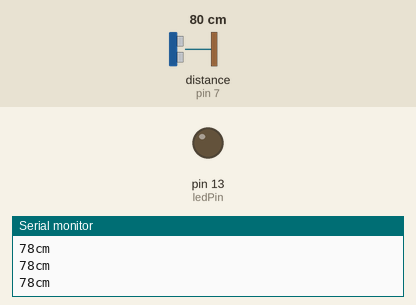
A sketch run on a simulated Arduino Uno, built with avr-gcc and run on an emulated ATmega328P. On the bench: output pins drawn as LEDs (lit = HIGH), the last lines printed to the serial monitor. Wiring (inferred from the names in the program): ultrasonic range finder: trigger pin 8; echo pin 7. Inputs (shaded band) come from the test bench; at power-on: distance to the obstacle (sensor on pin 7) 80 cm. The echo pulse lasts 58.3 µs per cm; pins used as bus, display or sensor lines are not drawn.

Above: at 1.2 s.
1.3 s: distance to the obstacle (sensor on pin 7) set to 13 cm
4.3 s: distance to the obstacle (sensor on pin 7) set to 10 cm
At 5.7 s:
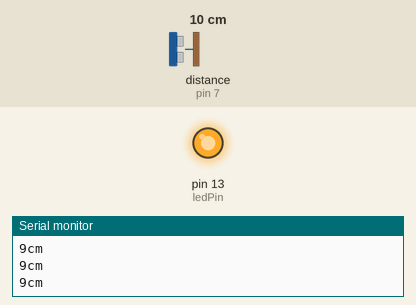
6.0 s: distance to the obstacle (sensor on pin 7) set to 18 cm
At 7.2 s:
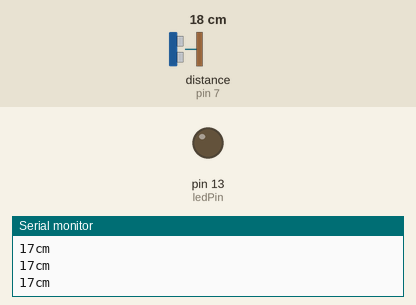
7.5 s: distance to the obstacle (sensor on pin 7) set to 2 cm
At 8.8 s:
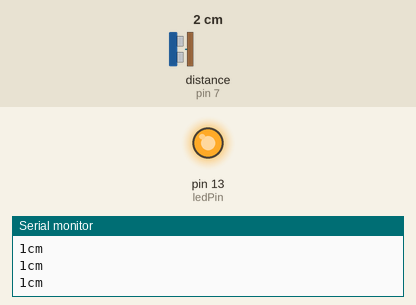
Timing chart, 0 to 10.0 s (numbered marks = the images above; inputs shaded):
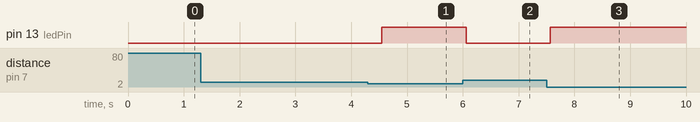

Measured:
- the behaviour switches between 12 and 11 cm on distance to the obstacle (sensor on pin 7) (found by bisection; images 0 and 1)
- after the input at 4.3 s, pin 13 (ledPin): LOW → HIGH after 0.25 s
- after the input at 6.0 s, pin 13 (ledPin): HIGH → LOW after 0.06 s
- after the input at 7.5 s, pin 13 (ledPin): LOW → HIGH after 0.07 s

The sketch:

51-detektor-rastojanja-led.ino
```cpp
// potrebno je uključiti i napajanje i uzemljenje u senzor
int echoPin = 7;
int trigPin = 8;
int ledPin = 13;
long duration, cm;

void setup() {
  Serial.begin(9600);
  pinMode(trigPin, OUTPUT);
  pinMode(echoPin, INPUT);
  pinMode(ledPin, OUTPUT);
}

void loop() {
  digitalWrite(trigPin, LOW);
  delayMicroseconds(5);
  digitalWrite(trigPin, HIGH);
  delayMicroseconds(10);
  digitalWrite(trigPin, LOW);

  duration = pulseIn(echoPin, HIGH); // da ode i da se vrati
  cm = (duration * 0.034) / 2;

  if (cm <= 10) {
    digitalWrite(ledPin, HIGH);
  } else {
    digitalWrite(ledPin, LOW);
  }
  Serial.print(cm);
  Serial.print("cm");
  Serial.println();

  delay(250);
}
```
